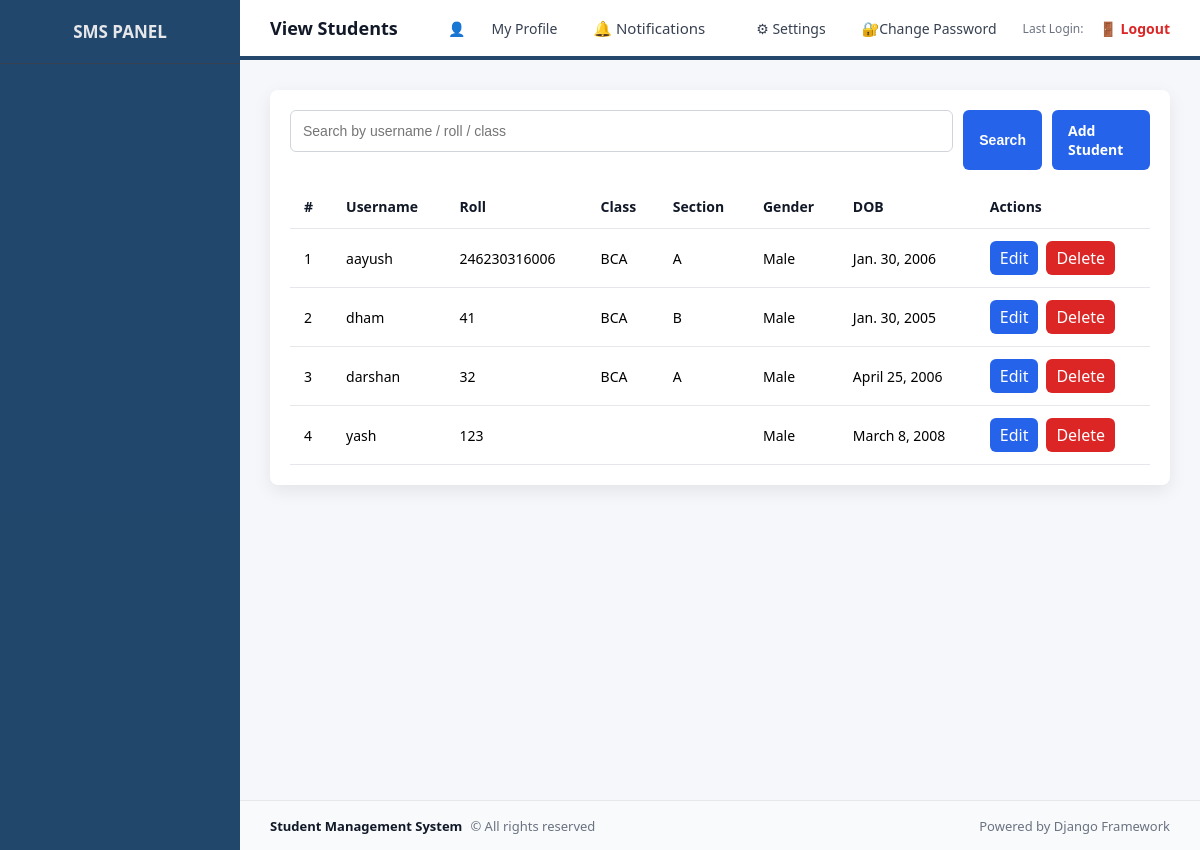
/students/, run on an earlier commit of the app's database.
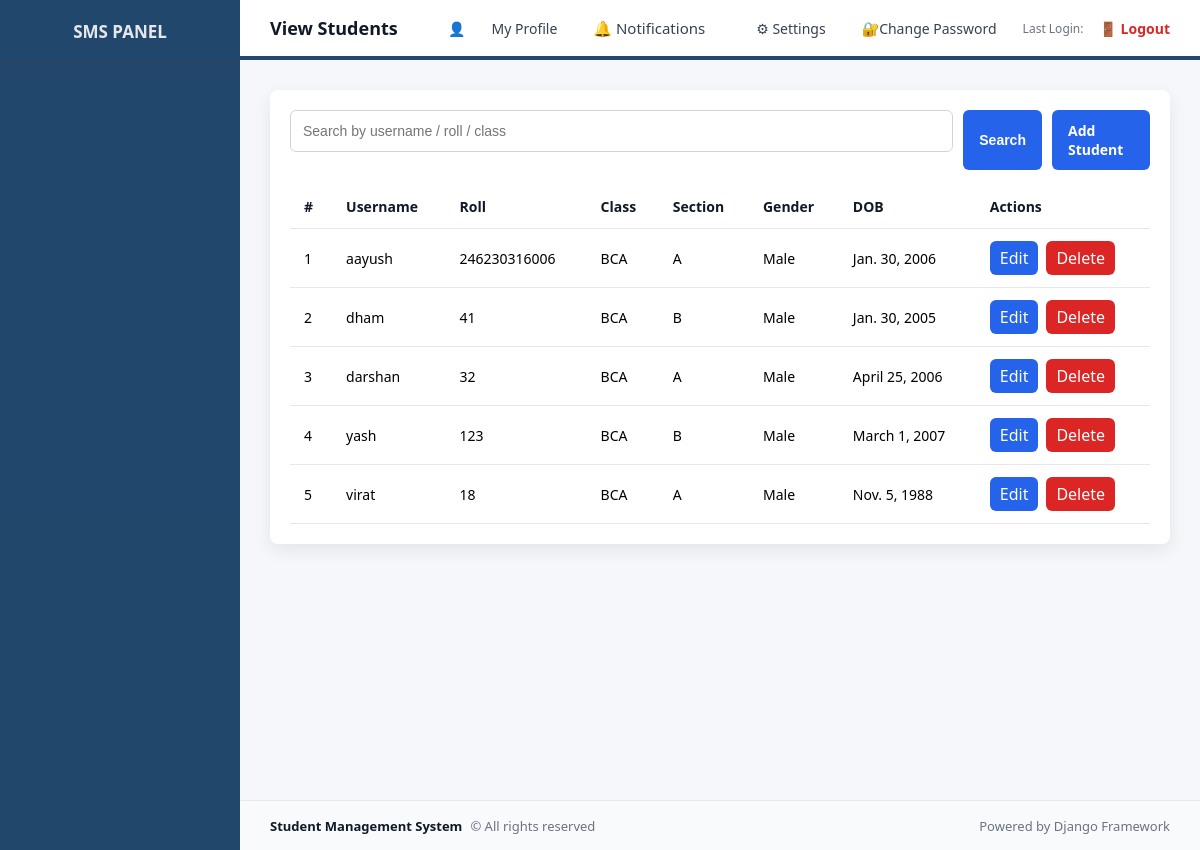
And on a later commit of the database.
### school/models.py (models this page shows, shortened)
class Student(models.Model):
    user = models.OneToOneField(User, on_delete=models.CASCADE)
    roll_number = models.IntegerField(unique=True)
    classroom = models.ForeignKey(
        ClassRoom,
        on_delete=models.SET_NULL,
        null=True,
        blank=True,
        related_name="students"
    )
    gender = models.CharField(
        max_length=10,
        choices=[('Male', 'Male'), ('Female', 'Female')]
    )
    profile_image = models.ImageField(
        upload_to = 'student_profiles/',
        default='student_profiles.default.png',
        blank = True,
        null = True
    )
    date_of_birth = models.DateField()
    address = models.TextField()

class ClassRoom(models.Model):
    class_name = models.CharField(max_length=50)
    section = models.CharField(max_length=10)
    class_teacher = models.ForeignKey(
        User,
        on_delete=models.SET_NULL,
        null=True,
        blank=True,
        related_name='class_teacher'
    )
    total_students = models.PositiveIntegerField()
    capacity = models.PositiveIntegerField()
    class meta :
        unique_together = ('class_name', 'section')
        ordering = ('class_name', 'section')

### school/views.py (the view)
# urls.py: path("students/", views.view_students, name="view_students"),
def view_students(request):
    query = request.GET.get('q','').strip()
    students = Student.objects.select_related('user').all()
    if query:
        students = students.filter(
            Q(user__username__icontains=query) |
            Q(roll_number__icontains=query) |
            Q(class_name__icontains=query)
        )
    return render(request, 'school/view_students.html', {
       'students': students,
       'query': query
    })

### school/context_processors.py (called while the page is built)
def notification_count(request):
    if request.user.is_authenticated:
        count = Notification.objects.filter(
            user = request.user,
            is_read = False
        ).count()
    else:
        count = 0
    return {'notification_count': count}

def user_roles(request):
    user = request.user
    return {
        'is_admin': user.is_authenticated and (
            user.is_superuser or user.groups.filter(name='Admin').exists()
        ),
        'is_teacher': user.is_authenticated and user.groups.filter(name='Teacher').exists(),
        'is_student': user.is_authenticated and user.groups.filter(name='Student').exists(),
    }

### templates/school/view_students.html (shortened to what this page needs)
{% extends "school/base.html" %}
{% block page_title %}View Students{% endblock %}
{% block content %}
<div class="table-wrapper">
    <form method="GET" style="margin-bottom: 15px; display:flex; gap:10px;">
        <input type="text" name="q" placeholder="Search by username / roll / class"
               value="{{ query }}">
        <button class="btn">Search</button>
        <a href="{% url 'add_student' %}" class="btn btn-primary" style="margin-left:auto;">Add Student</a>
    </form>
    <table class="table">
        <thead>
            <tr>
                <th>#</th>
                <th>Username</th>
                <th>Roll</th>
                <th>Class</th>
                <th>Section</th>
                <th>Gender</th>
                <th>DOB</th>
                <th>Actions</th>
            </tr>
        </thead>
        <tbody>
            {% for student in students %}
            <tr class="clickable-row" data-href="{% url 'student_profile' student.id %}">
                <td>{{ forloop.counter }}</td>
                <td>{{ student.user.username }}</td>
                <td>{{ student.roll_number }}</td>
                <td>{{ student.classroom.class_name }}</td>
                <td>{{ student.classroom.section }}</td>
                <td>{{ student.gender }}</td>
                <td>{{ student.date_of_birth }}</td>
                <td>
                    <div class="table-actions">
                        <a href="{% url 'update_student' student.id %}" class="btn-sm btn-edit">Edit</a>
                        <a href="{% url 'delete_student' student.id %}"
                           class="btn-sm btn-delete"
                           onclick="return confirm('Are you sure?')">Delete</a>
                    </div>
                </td>
            </tr>
            {% empty %}
            <tr>
                <td colspan="8">Not students found</td>
            </tr>
            {% endfor %}
        </tbody>
    </table>
</div>
{% endblock %}

### templates/school/base.html (shortened to what this page needs)
<!DOCTYPE html>
<html lang="en">
<head>
    {% load static %}
    <link rel="stylesheet" href="{% static 'school/css/main.css' %}">
</head>
<body class="{% if request.session.dark_mode %}dark-theme{% endif %}">
<div class="layout">
    <div class="sidebar">
        <h2>SMS PANEL</h2>
    </div>
    <div class="main">
        <div class="topbar">
            <h3>{% block page_title %}Dashboard{% endblock %}</h3>
            <div class="user-menu">
                <span class="user-name">
                    👤 {{ request.user.username }}
                </span>
                <a href="{% url 'my_profile' %}" class="user-menu-link">My Profile</a>
                <a href="{% url 'notifications' %}" class="user-menu-link nav-icon">
                    🔔 Notifications
                </a>
                <a href="{% url 'settings' %}" class="user-menu-link">⚙ Settings</a>
                <a href="{% url 'change_password' %}" class="user-menu-link">🔐Change Password</a>
                <span class="last-login">
                    Last Login: {{ request.user.last_login|date:"d M Y" }}
                </span>
                <a href="{% url 'logout' %}" class="logout-link">🚪 Logout</a>
            </div>
        </div>
        <div class="content">
            {% block content %}{% endblock %}
        </div>
    </div>
</div>
<footer class="footer">
    <div class="footer-left">
        <strong>Student Management System</strong>
        <span>© {{ now|date:"Y" }} All rights reserved</span>
    </div>
    <div class="footer-right">
        <span>Powered by Django Framework</span>
    </div>
</footer>
</body>
</html>

### static/school/css/main.css (style rules this page uses)
* { margin: 0; padding: 0; box-sizing: border-box; }
html, body { max-height: 100%; font-family: "Segoe UI", Roboto, Arial, sans-serif; background-color: var(--bg-main); color: var(--text-primary); }
a { text-decoration: none; color: inherit; }
.layout { display: flex; min-height: 100vh; }
.sidebar { width: 240px; background-color: var(--bg-sidebar); color: #e5e7eb; position: fixed; top: 0; left: 0; height: 100%; }
.sidebar h2 { text-align: center; padding: 20px 10px; font-size: 17px; font-weight: 600; border-bottom: 1px solid #374151; }
.main { margin-left: 240px; width: calc(100% - 240px); }
.topbar { height: 60px; background-color: var(--bg-topbar); padding: 0 30px; display: flex; align-items: center; justify-content: space-between; border-bottom: 4px solid var(--border-color); border-color: #002c55dc; }
.topbar h3 { font-size: 18px; font-weight: 600; color: var(--text-primary); }
.nav-icon { position: relative; font-size: 15px; margin-right: 15px; }
.user-menu { display: flex; align-items: center; gap: 16px; font-size: 14px; }
.user-name { font-weight: 600; color: var(--text-primary); }
.user-menu-link { color: var(--text-secondary); font-weight: 500; text-decoration: none; padding: 6px 10px; border-radius: 6px; transition: background-color 0.2s ease; }
.last-login { font-size: 12px; color: var(--text-muted); }
.logout-link { color: var(--danger); font-weight: 600; }
.content { padding: 30px; min-height: calc(100vh - 60px); }
input, select, textarea { width: 100%; padding: 10px 12px; border-radius: 6px; border: 1px solid #d1d5db; font-size: 14px; margin-bottom: 18px; outline: none; background-color: #ffffff; }
.btn, .login-btn { display: inline-block; padding: 11px 16px; background-color: #2563eb; color: #ffffff; font-size: 14px; font-weight: 600; border-radius: 6px; border: none; cursor: pointer; transition: background-color 0.25s ease; }
.table-wrapper { background: #ffffff; border-radius: 8px; padding: 20px; box-shadow: 0 6px 18px rgba(0,0,0,0.08); }
.table { width: 100%; border-collapse: collapse; font-size: 14px; }
.table thead { background-color: #f8fafc; }
.table th { padding: 12px 14px; text-align: left; font-weight: 600; color: var(--text-primary); background: var(--bg-card); border-bottom: 1px solid #e5e7eb; white-space: nowrap; }
.table td { padding: 12px 14px; color: black; border-bottom: 1px solid #e5e7eb; }
.table-actions { display: flex; gap: 8px; }
.btn-sm { padding: 6px 10px; font-size: 12px; border-radius: 4px; cursor: pointer; border: none; }
.btn-edit { background-color: #2563eb; color: #ffffff; }
.btn-delete { background-color: #dc2626; color: #ffffff; }
.btn-sm { padding: 6px 10px; font-size: 16px; border-radius: 6px; }
.btn-edit { background: #2563eb; color: white; }
.btn-delete { background: #dc2626; color: white; }
:root { --bg-main: #f5f7fb; --bg-card: #ffffff; --bg-sidebar: #002c55dc; --bg-topbar: #ffffff; --text-primary: #111827; --text-secondary: #374151; --text-muted: #6b7280; --border-color: #e5e7eb; --accent: #2563eb; --danger: #dc2626; --bg-footer: #f8fafc; --border-color: #e5e7eb; --text-primary: #111827; --text-secondary: #374151; --text-muted: #6b7280; }
.footer { margin-left: 240px; height: 50px; padding: 0 30px; background:var(--bg-footer); border-top: 1px solid var(--border-color); display: flex; align-items: center; justify-content: space-between; font-size: 13px; color: var(--text-muted); }
.footer-left { display: flex; gap: 8px; align-items: center; }
.footer-left strong { color: var(--text-primary); font-weight: 600; }
.footer-right { display: flex; gap: 6px; align-items: center; }
.clickable-row { cursor: pointer; }

What changed in the data, as far as the page shows it:
changed Student "yash": classroom.class_name (not shown) → "BCA"; classroom.section (not shown) → "B"; date_of_birth "March 8, 2008" → "March 1, 2007"
added Student: user.username "virat", roll_number "18", classroom.class_name "BCA", classroom.section "A", gender "Male", date_of_birth "Nov. 5, 1988"
